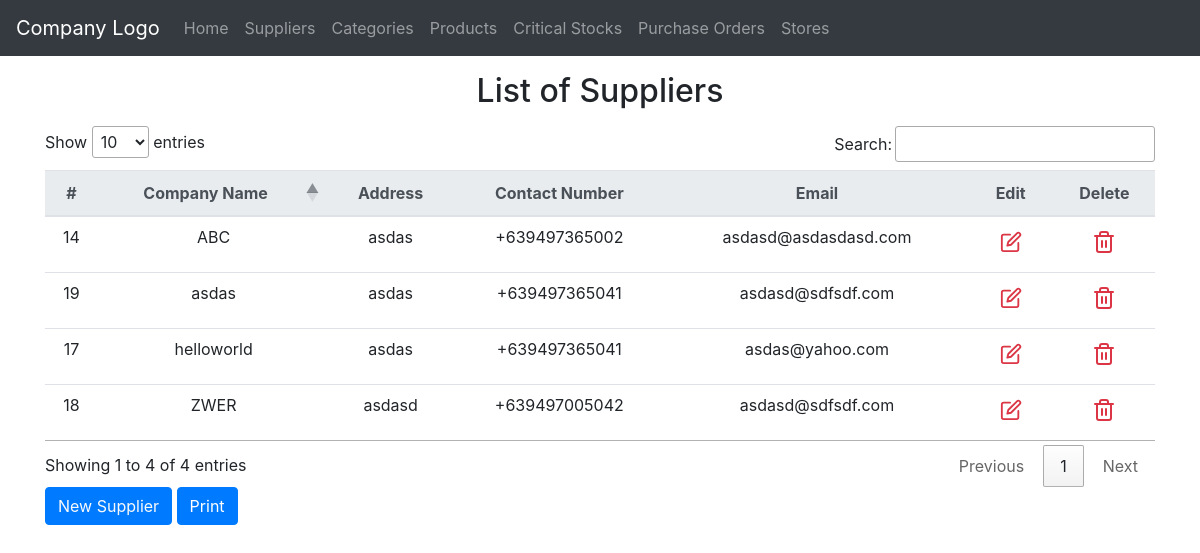
/suppliers/index.php, run on an earlier commit of the app's database.
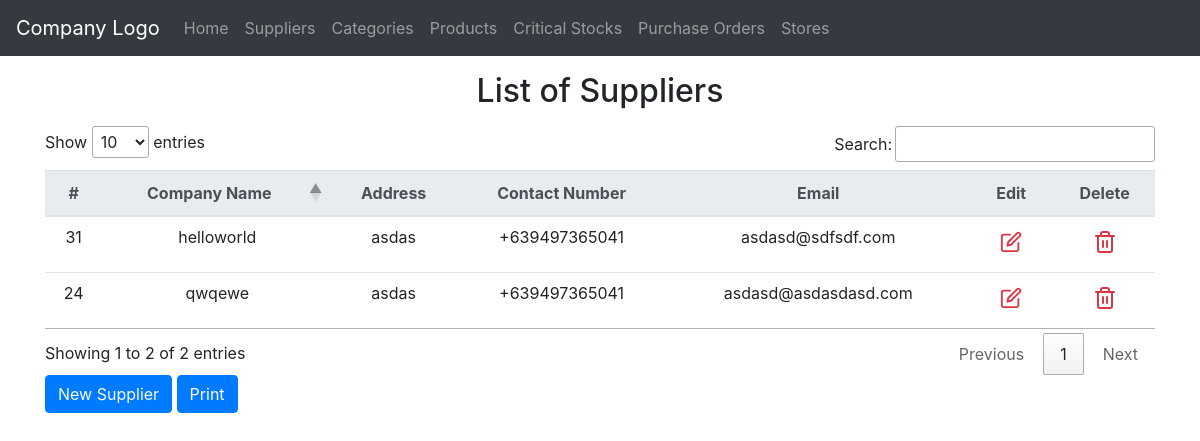
And on a later commit of the database.
### tables this page shows
CREATE TABLE `suppliers` (
  `Id` int(11) NOT NULL,
  `CompanyName` varchar(255) NOT NULL,
  `Address` varchar(255) DEFAULT NULL,
  `ContactNumber` varchar(13) DEFAULT NULL,
  `Email` varchar(255) DEFAULT NULL
);

### private/query_functions.php (called while the page is built, shortened)
<?php
  function find_all_suppliers($search = null,$options=[]) {
    global $db;
    $sql = "SELECT * FROM suppliers ";
    $sql .= "ORDER BY Id ASC";
    $result = mysqli_query($db, $sql);
    return $result;
  }
?>

### private/functions.php (called while the page is built, shortened)
<?php
function h($string="") {
  return htmlspecialchars($string);
}
?>

### public/suppliers/index.php (the view, shortened to what this page needs)
<?php
    $supplier_list = find_all_suppliers();
?>
<?php include('../../private/shared/public_header.php');?>
<?php include('../../private/shared/public_navigation.php');?>
  <body>
  	<div class="container mb-3">
        <h2 class="my-3 text-center" id="title">List of Suppliers</h2>
    <table class="mx-auto table table-sm table-hover table-responsive-sm" id="printTable">
    	<thead class="thead-light">
    		<tr>
    			<th>#</th>
    			<th>Company Name</th>
	    		<th>Address</th>
	    		<th>Contact Number</th>
	    		<th>Email</th>
	    		<th class="notPrintable">Edit</th>
	    		<th class="notPrintable">Delete</th>
    		</tr>
    	</thead>
    	<tbody>
    	    <?php if (mysqli_num_rows($supplier_list)>0){
    	    	while($supplier = mysqli_fetch_assoc($supplier_list)) { ?>
    		<tr>
    			<td><?php echo h($supplier['Id']); ?></td>
    			<td><?php echo h($supplier['CompanyName']); ?></td>
    			<td><?php echo h($supplier['Address']); ?></td>
    			<td><?php echo h($supplier['ContactNumber']); ?></td>
    			<td><?php echo h($supplier['Email']); ?></td>
	    		<td class="notPrintable"><a class="btn btn-sm bg-transparent text-danger editSupplier" data-target="#editSupplierModal" data-id="<?php echo $supplier['Id']?>"><i data-feather="edit" width="22" heigth="22" ></i></a></td>
    			<td class="notPrintable"><a class="btn btn-sm bg-transparent text-danger deleteSupplier" data-target="#deleteSupplierModal"><i data-feather="trash-2"></i></a></td>
    		</tr>
    		<?php }}else{ ?>
    			<tr class="notPrintable"><td colspan="7" align="center">No Records Found</td></tr>
    		<?php }?>
    	</tbody>
    </table>
    <a class="btn btn-primary text-light" data-toggle="modal" data-target="#newSupplierModal">New Supplier</a>
    <button id="printBtn" class="btn btn-primary">Print</button>
    </div>
 </body>
<?php include('../../private/shared/public_footer.php');?>

What changed in the data, as far as the page shows it:
removed suppliers: Id "14", CompanyName "ABC", Address "asdas", ContactNumber "+639497365002", Email "asdasd@asdasdasd.com"
removed suppliers: Id "17", CompanyName "helloworld", Address "asdas", ContactNumber "+639497365041", Email "asdas@yahoo.com"
removed suppliers: Id "18", CompanyName "ZWER", Address "asdasd", ContactNumber "+639497005042", Email "asdasd@sdfsdf.com"
removed suppliers: Id "19", CompanyName "asdas", Address "asdas", ContactNumber "+639497365041", Email "asdasd@sdfsdf.com"
added suppliers: Id "24", CompanyName "qwqewe", Address "asdas", ContactNumber "+639497365041", Email "asdasd@asdasdasd.com"
added suppliers: Id "31", CompanyName "helloworld", Address "asdas", ContactNumber "+639497365041", Email "asdasd@sdfsdf.com"
Also different on the page:
text written by a page script: "Show entries Search: Showing 1 to 4 of 4 entries Previous 1 Next" → "Show entries Search: Showing 1 to 2 of 2 entries Previous 1 Next"
